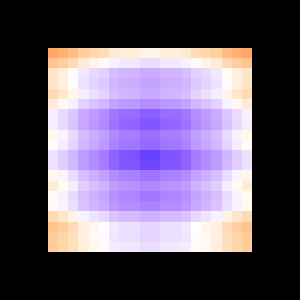

The Python source for this figure:
#!/usr/bin/env python

# Demonstrate vtkAMRSliceFilter on synthetic cell data generated from
# vtkRTAnalyticSource converted to AMR via vtkImageToAMR, with a
# diverging color map showing only leaf-level blocks.

# Factory overrides
import vtkmodules.vtkInteractionStyle  # noqa: F401
import vtkmodules.vtkRenderingFreeType  # noqa: F401
import vtkmodules.vtkRenderingOpenGL2  # noqa: F401

from vtkmodules.vtkCommonCore import vtkLookupTable
from vtkmodules.vtkCommonDataModel import (
    vtkCompositeDataSet,
    vtkDataObjectTreeIterator,
    vtkOverlappingAMR,
)
from vtkmodules.vtkFiltersAMR import vtkAMRSliceFilter, vtkImageToAMR
from vtkmodules.vtkFiltersCore import vtkPointDataToCellData
from vtkmodules.vtkFiltersGeometry import vtkDataSetSurfaceFilter
from vtkmodules.vtkImagingCore import vtkRTAnalyticSource
from vtkmodules.vtkRenderingCore import (
    vtkActor,
    vtkColorTransferFunction,
    vtkCompositeDataDisplayAttributes,
    vtkCompositePolyDataMapper,
    vtkRenderWindow,
    vtkRenderWindowInteractor,
    vtkRenderer,
)

# Synthetic wavelet source
img_src = vtkRTAnalyticSource()

# Convert point data to cell data
cell_data_converter = vtkPointDataToCellData()
cell_data_converter.SetInputConnection(img_src.GetOutputPort())

# Convert image to AMR with 3 levels
amr = vtkImageToAMR()
amr.SetInputConnection(cell_data_converter.GetOutputPort())
amr.SetNumberOfLevels(3)

# Slice AMR along Y-normal
slicer = vtkAMRSliceFilter()
slicer.SetInputConnection(amr.GetOutputPort())
slicer.SetNormal(1)
slicer.SetOffsetFromOrigin(10)
slicer.SetMaxResolution(2)

# Extract surface
surface = vtkDataSetSurfaceFilter()
surface.SetInputConnection(slicer.GetOutputPort())
surface.Update()

# Diverging color map: red -> blue
colormap = vtkColorTransferFunction()
colormap.SetColorSpaceToDiverging()
colormap.AddRGBPoint(0.0, 1.0, 0.0, 0.0)
colormap.AddRGBPoint(1.0, 0.0, 0.0, 1.0)

lookup_table = vtkLookupTable()
lookup_table.SetNumberOfColors(256)
for i in range(lookup_table.GetNumberOfColors()):
    color = [0.0, 0.0, 0.0]
    colormap.GetColor(float(i) / lookup_table.GetNumberOfColors(), color)
    lookup_table.SetTableValue(i, color[0], color[1], color[2], 1.0)
lookup_table.Build()

# Composite mapper with cell field data coloring
mapper = vtkCompositePolyDataMapper()
mapper.SetInputConnection(surface.GetOutputPort())
mapper.SetLookupTable(lookup_table)
mapper.SetScalarRange(37.3531, 276.829)
mapper.SetScalarModeToUseCellFieldData()
mapper.SetInterpolateScalarsBeforeMapping(1)
mapper.SelectColorArray("RTData")

display_attributes = vtkCompositeDataDisplayAttributes()
mapper.SetCompositeDataDisplayAttributes(display_attributes)

# Count non-leaf nodes to hide them
overlapping_amr = vtkOverlappingAMR.SafeDownCast(slicer.GetOutputDataObject(0))
non_leaf_nodes = 0
if overlapping_amr:
    for level_idx in range(overlapping_amr.GetNumberOfLevels()):
        if level_idx < 2:
            non_leaf_nodes += overlapping_amr.GetNumberOfBlocks(level_idx)

# Only show leaf nodes
composite_input = vtkCompositeDataSet.SafeDownCast(surface.GetOutputDataObject(0))
if composite_input:
    tree_iter = vtkDataObjectTreeIterator()
    tree_iter.SetDataSet(composite_input)
    tree_iter.SkipEmptyNodesOn()
    tree_iter.VisitOnlyLeavesOn()
    count = 0
    tree_iter.InitTraversal()
    while not tree_iter.IsDoneWithTraversal():
        flat_index = tree_iter.GetCurrentFlatIndex()
        mapper.SetBlockVisibility(flat_index, count > non_leaf_nodes)
        count += 1
        tree_iter.GoToNextItem()

actor = vtkActor()
actor.SetMapper(mapper)

# Renderer
renderer = vtkRenderer()
renderer.AddActor(actor)

# Window
render_window = vtkRenderWindow()
render_window.AddRenderer(renderer)
render_window.SetSize(300, 300)
render_window.SetWindowName("amr slice filter cell data")

# Scene
renderer.GetActiveCamera().SetPosition(15, 0, 0)
renderer.GetActiveCamera().SetFocalPoint(0, 0, 0)
renderer.ResetCamera()

# Interactor
interactor = vtkRenderWindowInteractor()
interactor.SetRenderWindow(render_window)

interactor.Initialize()
interactor.Start()
